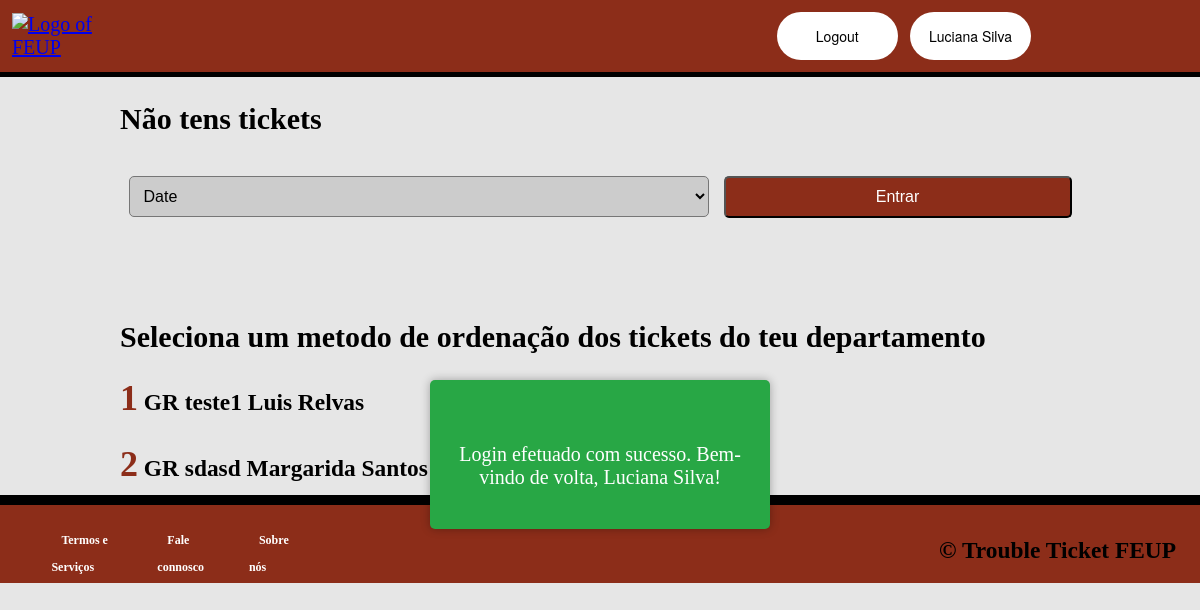
/pages/ticketsee.php (signed in), run on the app's committed database.
### tables this page shows
CREATE TABLE ticket(
	ticket_id INTEGER PRIMARY KEY,
	id INTEGER,
	department_id INTEGER, 
	status_id INTEGER,
	tittle TEXT NOT NULL,
	description TEXT NOT NULL,
	initial_date DATE NOT NULL,
	hashtag_id INTEGER DEFAULT 1,
	agent_id INTEGER DEFAULT -1,
	FOREIGN KEY(id) REFERENCES user(id),
	FOREIGN KEY(department_id) REFERENCES department(department_id),
	FOREIGN KEY(status_id) REFERENCES status(status_id)
	--- CONSTRAINT ticket_pk PRIMARY KEY(ticket_id)
);

CREATE TABLE department(
	department_id INTEGER PRIMARY KEY,
	name TEXT NOT NULL
	--- CONSTRAINT department_pk PRIMARY KEY(department_id)
);

CREATE TABLE user(
	id INTEGER PRIMARY KEY,
	role INTEGER DEFAULT 2,
	username TEXT NOT NULL,
	name TEXT NOT NULL,
	email TEXT NOT NULL,
	password TEXT NOT NULL
	--- CONSTRAINT user_pk PRIMARY KEY(id)
);

### classes/session.class.php (called while the page is built, shortened)
<?php
  class Session {
    private array $messages;
    public function __construct() {
      $this->messages = isset($_SESSION['messages']) ? $_SESSION['messages'] : array();
    }
    public function isLoggedIn() : bool {
      return isset($_SESSION['id']);
    }
    public function getMessages() {
      return $this->messages;
    }
  }
?>

### classes/ticket.class.php (called while the page is built, shortened)
<?php
  require_once('user.class.php');
  require_once('session.class.php');
  class Ticket {
    public function __construct(int $ticket_id, int $id,  int $department_id, int $status_id, string $tittle, string $description, string $initial_date,int $hashtag_id, int $agent_id) {
        $this->ticket_id = $ticket_id;
        $this->id = $id;
        $this->department_id = $department_id;
        $this->description = $description;
      }
    static function getmyTickets(PDO $db, int $id) : ?array{
      $stmt = $db->prepare('SELECT ticket_id,id,department_id,status_id,tittle,description,initial_date,hashtag_id,agent_id FROM ticket where id = ?');
      $stmt->execute(array($id));
      if($tickets == null) {
        return null;
      }
      else {
      return $tickets;}
    }
}
  ?>

### classes/user.class.php (called while the page is built, shortened)
<?php
  class User {
    public function __construct(int $id, int $role, string $username, string $name, string $email) {
      $this->role = $role;
      $this->name = $name;
    }
    static function getUser(PDO $db, int $id) : ?User {
      $stmt = $db->prepare('SELECT id,role,username,name,email,password FROM user WHERE id = ?');
      $stmt->execute(array(intval($id)));
      $user = $stmt->fetch();
      if($user){
      return new User(
          $user['id'],
          $user['role'],
          $user['username'],
          $user['name'],
          $user['email']
      );}
      else return null;
    }
}
?>

### classes/department.class.php (called while the page is built, shortened)
<?php
  require_once('ticket.class.php');
  require_once('session.class.php');
  class Department {
    static public function getDepartmentName(PDO $db, int $department_id): string {
        $stmt = $db->prepare('SELECT name FROM department where department_id = ?');
        $stmt->execute(array($department_id));
        $name = $stmt->fetch();
        $name = ($name['name']);
        if($name){
        return $name;}
        else{
            return "null";
        }
    }
    static public function getTicketsDepartment(PDO $db , int $id, int $integer) : ?array{
      if($integer == 0){
      $stmt = $db ->prepare('SELECT DISTINCT ticket.ticket_id,ticket.id,ticket.department_id,ticket.status_id,ticket.tittle,ticket.description,ticket.initial_date,ticket.hashtag_id,ticket.agent_id FROM agent,department,ticket where ticket.department_id = department.department_id and agent.department_id = department.department_id and agent.id = ? ORDER BY ticket.initial_date');}
      $stmt->execute(array($id));
        while($ticket = $stmt->fetch()){
          $tickets[] = new Ticket(
            $ticket['ticket_id'],
            $ticket['id'],
            $ticket['department_id'],
            $ticket['status_id'],
            $ticket['tittle'],
            $ticket['description'],
            $ticket['initial_date'],
            $ticket['hashtag_id'],
            $ticket['agent_id']
          );
        }
        return $tickets;
    }
  }

### templates/tickets.tpl.php (the view, shortened to what this page needs)
<?php
require_once(dirname(__DIR__).'/database/connection.db.php');
require_once(dirname(__DIR__).'/classes/ticket.class.php');
require_once(dirname(__DIR__).'/classes/user.class.php');
require_once(dirname(__DIR__).'/classes/session.class.php');
require_once(dirname(__DIR__).'/classes/hashtag.class.php');
require_once(dirname(__DIR__).'/classes/ticket.class.php');
require_once(dirname(__DIR__).'/classes/department.class.php');
        ?> <h2><?= $ticket->ticket_id, $ticket->id, $ticket->tittle, $ticket->initial_date, $ticket->agent_id?></h2> <?php
function drawmyTickets(int $id){
    $db = getDatabaseConnection();
    $tickets = Ticket::getmyTickets($db,$id);
    if($tickets) {
    ?>
        <div id="myTickets">
        <?php foreach($tickets as $ticket){ ?>
            <div class="ticketContainer">
                <h3 class="loginItem"><a href="../pages/ticketseeonly.php?ticket_id=<?=$ticket->ticket_id?>" ><?= $ticket->ticket_id ?></a></h3>
                <h2><?= $ticket->description?></h2>
            </div>
        <?php } ?>
        </div>
        <?php
}
else {
    ?> <h2>Não tens tickets</h2> <?php
}
}
function drawDepartmentTickets(int $id) {
    $db = getDatabaseConnection();
    $user = User::getUser($db,$_SESSION['id']);
    if($user->role != 2) {
    ?>
    <div class="department-tickets">
    <form action="../actions/orderTickets.action.php" method="POST">
    <select name ="order" id="order">
        <option value="0">Date</option>
    </select>
    <input id="button" type="submit" value="Entrar">
    </form>
    </div>
    <?php
    } ?>
    <?php
    $tickets = Department::getTicketsDepartment($db,$id,$_SESSION['order']);
    if($tickets) {
        ?> <h2>Seleciona um metodo de ordenação dos tickets do teu departamento</h2> <?php
    foreach($tickets as $ticket){
        $department_name = Department::getDepartmentName($db,$ticket->department_id);
        $user_name = User::getUser($db,$ticket->id);
        ?> <h3 class="loginItem"><a href="../pages/ticketseeonly.php?ticket_id=<?=$ticket->ticket_id?>" ><?= $ticket->ticket_id?></a><?=" " .$department_name . " " . $ticket->description . " " . $user_name->name?></h3> <?php
    }
    ?></div><?php
}
    else if($tickets == null && ($_SESSION['role'] == 1 || $_SESSION['role'] == 0)) {
        ?> <h2>Aguarda por algum ticket !</h2> <?php
    }
}
    ?>

### templates/common.php (shortened to what this page needs)
<?php
    function drawHeader(Session $session) { ?>
        <!DOCTYPE html>
        <html lang="PT-pt">
            <head>
                <link rel="stylesheet" href="../css/header.css">
                <link rel="stylesheet" href="../css/index.css">
                <link rel="stylesheet" href="../css/drawInfoTicket.css">
                <link rel="stylesheet" href="../css/accordion.css">
                <link rel="stylesheet" href="../css/footer.css">
                <link rel="stylesheet" href="../css/messages.css">
                <link rel="stylesheet" href="../css/profile.css">
                <link rel="stylesheet" href="../css/faqAnswer.css">
                <link rel="stylesheet" href="../css/editFaq.css">
                <link rel="stylesheet" href="../css/login.css">
                <link rel="stylesheet" href="../css/drawAcessDenied.css">
                <link rel="stylesheet" href="../css/search.css">
                <link rel="stylesheet" href="../css/editUser.css">
                <link rel="stylesheet" href="../css/register.css">
                <link rel="stylesheet" href="../css/addTicket.css">
                <link rel="stylesheet" href="../css/myTickets.css">
                <link rel="stylesheet" href="../css/editTicket.css">
                <link rel="stylesheet" href="../css/ticket.css">
            </head>
            <body>
                <header>
                        <a href="../pages/index.php">
                            <img src="https://dec.fe.up.pt/wp-content/uploads/2021/03/logo-feup-white.png" alt="Logo of FEUP">
                        </a>
                        <?php
                            if ($session->isLoggedIn())
                            drawLoginUser($session->getId(), $session->getName());
                            else drawDefaultUser();
                        ?>
                </header>
            </body>
            <main>
            <?php
        }
        function drawLoginUser(int $id, string $name) { ?>
            <div id="login">
                <button>
                    <a href="../actions/logout.action.php">Logout</a>
                </button>
                <button>
                    <a href="../pages/profile.php?id=<?=$id?>"><?=$name?></a>
                </button>
            </div>
        <?php
        }
        function drawDefaultUser() { ?>
        <?php }
        function drawMessages(Session $session) {
            echo '<div id="popup-container">';
            foreach ($session->getMessages() as $message) {
                echo '<div class="popup-alert ' . $message['type'] . '">';
                echo '<p>' . $message['text'] . '</p>';
                echo '</div>';
            }
            echo '</div>';
        }
function drawFooter() { ?>
    </main>
    <footer>
        <div class="footer">
            <nav>
            <div class = "footer-links">
                <h3><a href="../pages/index.php">Termos e Serviços</a></h3>
                <h3><a href="../pages/index.php">Fale connosco</a></h3>
                <h3><a href="../pages/index.php">Sobre nós</a></h3>
            </div>
            </nav>
            <h3> &#169; Trouble Ticket FEUP</h3>
           </div>
    </footer>
    </body>
</html> <?php
}
?>

### pages/ticketsee.php (shortened to what this page needs)
<?php
require_once(dirname(__DIR__).'/templates/common.php');
require_once(dirname(__DIR__).'/classes/session.class.php');
require_once(dirname(__DIR__).'/classes/ticket.class.php');
require_once(dirname(__DIR__).'/classes/department.class.php');
require_once(dirname(__DIR__).'/templates/tickets.tpl.php');
$session = new Session();
drawHeader($session);
if (count($session->getMessages())) drawMessages($session);
drawmyTickets($_SESSION['id']);
drawDepartmentTickets($_SESSION['id']);
drawFooter();
?>

### css/header.css (style rules this page uses)
body { background-color: #f2f2f2; margin: 0; padding: 0; }
header { display: flex; flex-direction: row; justify-content: space-between; align-items: center; padding: 1%; background-color: #8C2D19; border-bottom: 5px solid black; color: #fff; margin-bottom: 0; }
header > a > img { width: 25%; height: auto; margin-right: 2%; }
#login { display: grid; grid-template-columns: repeat(3, 1fr); grid-gap: 1vw; color: #fff; text-decoration: none; color: #fff; transition: color 0.3s ease; margin-right: 2%; }
#login > button { background-color: white; white-space: nowrap; display: inline-block; border-radius: 2vw; border-style: none; box-sizing: border-box; color: #ffffff; cursor: pointer; display: inline-block; font-family: "Haas Grot Text R Web", "Helvetica Neue", Helvetica, Arial, sans-serif; font-size: 70%; font-weight: 500; height: 4vw; line-height: 2vw; list-style: none; margin: 0; outline: none; padding: 1vw 1.6vw; position: relative; text-align: center; text-decoration: none; transition: color 100ms; vertical-align: baseline; user-select: none; -webkit-user-select: none; touch-action: manipulation; }
#login > button > a { text-decoration: none; color: black; transition: color 0.3s ease; }

### css/index.css (style rules this page uses)
body { font-size: 20px; margin: 0; padding: 0; background-color: #f7f7f7; }

### css/footer.css (style rules this page uses)
.footer { display: flex; flex-direction: row; justify-content: space-between; background-color: #8C2D19; border-top: 10px solid black; align-items: center; padding: 2%; color: #fff; height: 30px; }
.footer a { font-size: 1vw; text-decoration: none; color: #fff; transition: black 0.3s ease; margin: 10px; }
.footer-links { width: auto; display: flex; flex-direction: row; justify-content: space-between; }

### css/messages.css (style rules this page uses)
#popup-container { position: fixed; top: 50%; left: 50%; transform: translate(-50%, -50%); width: 300px; border-radius: 8px; padding: 20px; z-index: 9999; display: flex; flex-direction: column; align-items: center; justify-content: center; }
.popup-alert { display: flex; align-items: center; justify-content: center; position: absolute; text-align: center; top: 0; left: 0; right: 0; padding: 20px; background-color: rgba(0, 0, 0, 0.8); color: #fff; border-radius: 5px; box-shadow: 0 0 10px rgba(0, 0, 0, 0.3); opacity: 0; transform: translateY(-100%); animation: fade-in 0.5s forwards; }
.popup-alert.success { background-color: #28a745; }

### css/profile.css (style rules this page uses)
:root { --backgroundColor: #e6e6e6; --buttonColor: #8c2d19; --buttonHoverColor: #d24016; --whiteColor: white; --borderColor: #ccc; }
body { background-color: #e6e6e6; }

### css/editFaq.css (style rules this page uses)
:root { --backgroundColor: #e6e6e6; --buttonColor: #8c2d19; --buttonHoverColor: #d24016; --whiteColor: white; --borderColor: #ccc; }

### css/login.css (style rules this page uses)
:root { --backgroundColor: #e6e6e6; --buttonColor: #8c2d19; --buttonHoverColor: #d24016; --whiteColor: white; --borderColor: #ccc; --buttonShadowColor: #8c2d19; }

### css/drawAcessDenied.css (style rules this page uses)
:root { --backgroundColor: #e6e6e6; --principalColor: #8c2d19; --buttonHoverColor: #d24016; --whiteColor: white; --borderColor: #ccc; --boxShadow: 0px 0px 5px 0px var(--principalColor); }

### css/search.css (style rules this page uses)
:root { --backgroundColor: #e6e6e6; --buttonColor: #8c2d19; --buttonHoverColor: #d24016; --whiteColor: white; --borderColor: #ccc; }

### css/editUser.css (style rules this page uses)
:root { --backgroundColor: #e6e6e6; --borderColor: #ccc; --seeProfileShadow: 0 0 5px rgba(94, 2, 2, 0.582); --boxShadowForm: 0 0 5px rgba(0, 0, 0, 0.2); --principalColor: #8c2d19; --whiteColor: white; --submitHoverColor: #d24016; }
body { background-color: var(--backgroundColor); }

### css/register.css (style rules this page uses)
:root { --principalColor: #8C2D19; --backgroundColor: #e6e6e6; --whiteColor: #FFF; --focusBorderColor: rgba(140, 45, 25, 0.5); --submitHoverColor: #D24016; --borderColor: #ccc; --errorColor: red; --successColor: green; --blackColor: black; }

### css/addTicket.css (style rules this page uses)
:root { --principalColor: #8C2D19; --backgroundColor: #e6e6e6; --whiteColor: #FFF; --focusBorderColor: rgba(140, 45, 25, 0.5); --submitHoverColor: #D24016; --borderColor: #ccc; --blackColor: black; }

### css/editTicket.css (style rules this page uses)
:root { --backgroundColor: #e6e6e6; --principalColor: #8c2d19; --buttonHoverColor: #d24016; --whiteColor: white; --borderColor: #ccc; --boxShadow: 0px 0px 5px 0px var(--principalColor); }

### css/ticket.css (style rules this page uses)
:root { --principalColor: #8C2D19; --boxShadow: 0px 0px 5px 0px var(--principalColor); --backgroundColor: #e6e6e6; --whiteColor: #FFF; --blackColor: #000; --submitHoverColor: #D24016; --borderolor: 1px solid #ccc; }

### data on the page
ticket: ticket_id "1", department.name "GR", description "teste1", id.name "Luis Relvas"
ticket: ticket_id "2", department.name "GR", description "sdasd", id.name "Margarida Santos"

### other printed values
$name "Luciana Silva"
$message['text'] "Login efetuado com sucesso. Bem-vindo de volta, Luciana Silva!"
